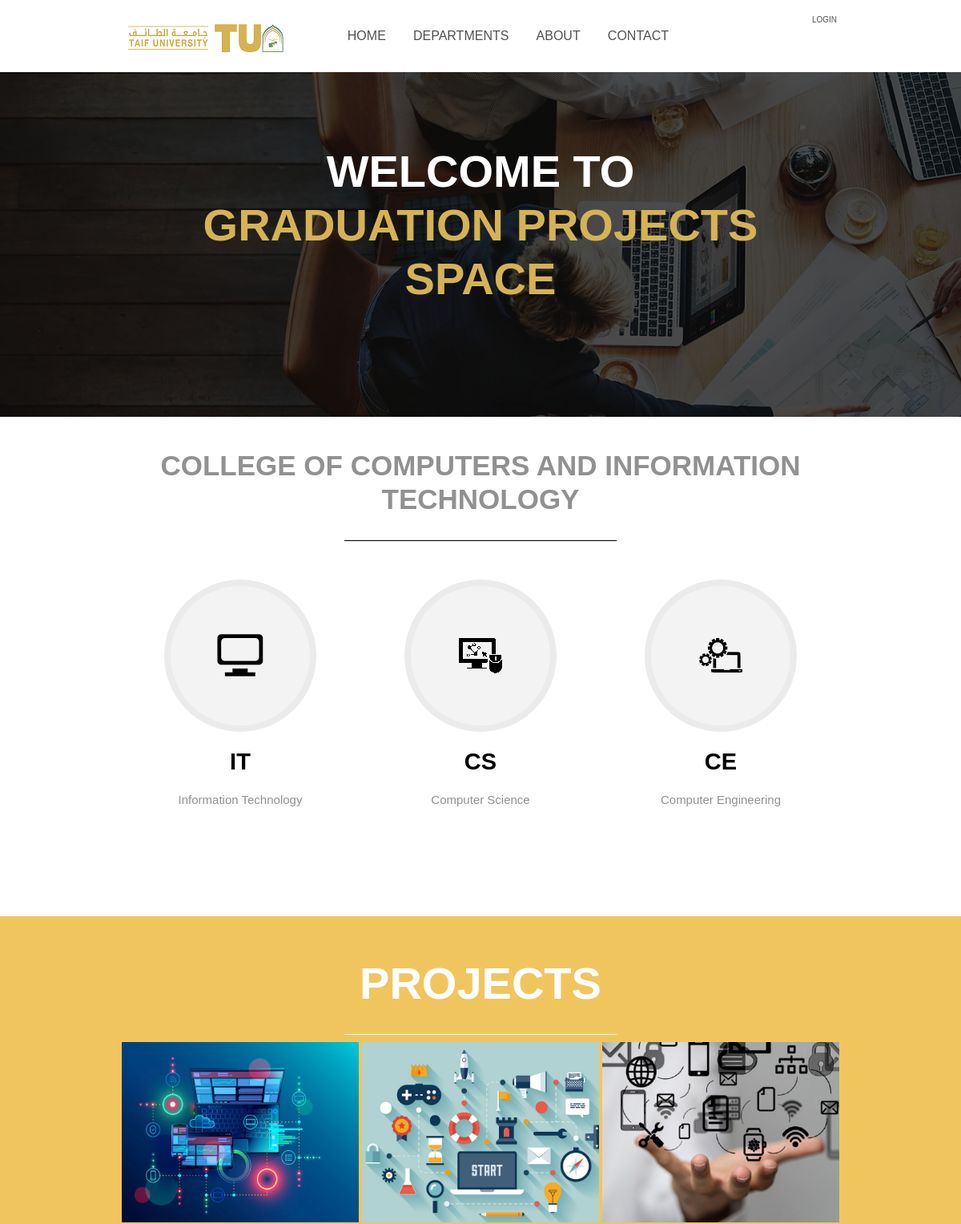
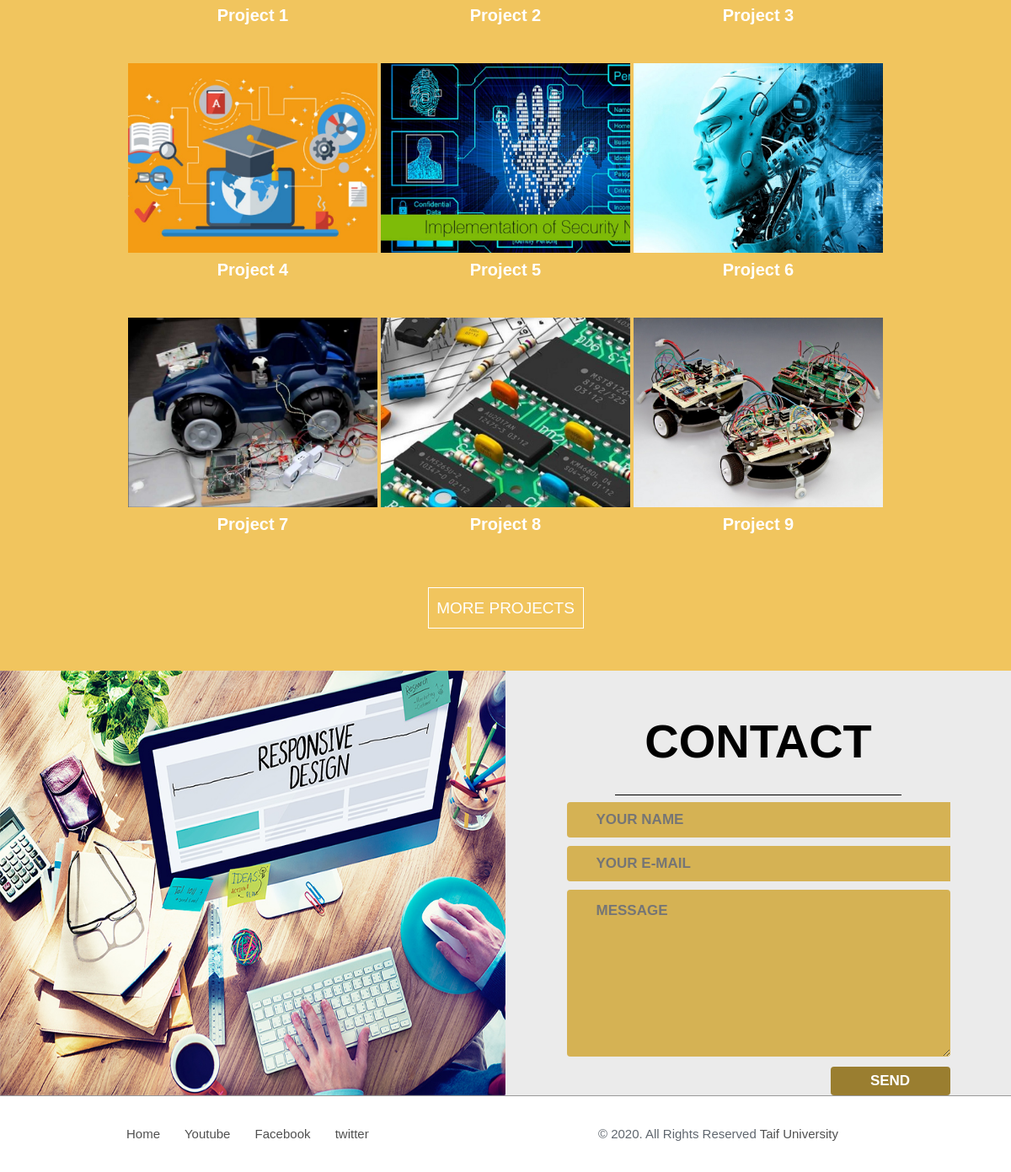
The page / on the database its author committed (2 pictures, top to bottom).
### tables this page shows
CREATE TABLE `project` (
  `id` int(11) NOT NULL,
  `department_id` int(11) NOT NULL,
  `name` varchar(100) NOT NULL,
  `supervisor` varchar(100) NOT NULL,
  `description` varchar(1000) DEFAULT NULL,
  `image` varchar(255) DEFAULT NULL,
  `file` varchar(255) DEFAULT NULL
);

### include/dbsettings.php (called while the page is built, shortened)
<?php
$dbname="graduation_projects_space";
?>

### include/db_conn.php (called while the page is built, shortened)
<?php
include_once 'dbsettings.php';
$conn=false;
$message = "";
function executeQuery($query) {
	global $conn;
	$result = mysqli_query($conn, $query);
	if(!$result)
		$message = "Error while executing query.<br/>Mysql Error: " . mysqli_error($conn);
	else
		return $result;
}
?>

### index.php (the view, shortened to what this page needs)
<?php include "include/header.php" ?>
<?php include_once('include/db_conn.php'); ?>
		<section class="page-header" id="home">
			<div class="opacity"></div>
				<div class="content">
					<div class="text">
						<h1>Welcome to<br/>
						<span>Graduation Projects Space</span></h1>
					</div>
			</div>
		</section>
		<section class="departments" id="departments">
			<h2 class="title">College of Computers and Information Technology</h2>
			<hr/>
			<div class="column-one" onclick="window.location.href='projects.php?d=1'">
				<div class="circle-one"></div>
					<h2>IT</h2>
					<p>Information Technology</p>
			</div>
			<div class="column-two" onclick="window.location.href='projects.php?d=2'">
				<div class="circle-two"></div>
					<h2>CS</h2>
					<p>Computer Science</p>
			</div>
			<div class="column-three" onclick="window.location.href='projects.php?d=3'">
				<div class="circle-three"></div>
				<h2>CE</h2>
				<p>Computer Engineering</p>
			</div>
		</section>
	<section class="projects" id="projects">
    <div class="projects-margin">
      <h1>projects</h1>
      <hr/>
		<?php
			$result = executeQuery("select * from project;");
		?>
		<ul class="grid">
		<?php while ($result && $r = mysqli_fetch_array($result)) {?>
		 <li>
            <a href="project_details.php?id=<?php echo $r['id']; ?>">
              <img src="<?php echo $r['image']; ?>" alt="<?php echo $r['name']; ?>" />
                <div class="text">
                  <p><?php echo $r['name']; ?></p>
              </div>
            </a>
          </li>
		<?php } ?>
        </ul>
		<a href="projects.php"><div class="read-more">more projects</div></a>
   </div>
   </section>
	<section class="form_content" id="contact">
		<img src="img/background/contact.jpg"/>
		<div class="content">
			<h1>contact</h1>
			<hr/>
			<div class="form">
				<form action="#" method="post" enctype="text/plain">
					<input name="your-name" id="your-name" placeholder="YOUR NAME" />
					<input name="your-email" id="your-email" placeholder="YOUR E-MAIL" />
					<textarea id="message" name="message" placeholder="MESSAGE"></textarea>
					<a href="#">
						<div class="button">
							<span>SEND</span>
						</div>
					</a>
				</form>
			</div>
		</div>
	</section>
<?php include "include/footer.php" ?>

### include/header.php (shortened to what this page needs)
<!DOCTYPE html>
<html>
<head>
	<link rel="stylesheet" href="./css/style.css" type="text/css" />
</head>
<body>
	<div class="container">
		<section class="menu">
			<div class="menu-content">
			<div class="logo">
				<a href="#"><img src="img/logos/logo-dark.png"/></a>
			</div>
				<ul class="user_menu">
					<?php if (isset($user_name) && $user_name == 'Admin') { ?>
						<li><a href="admin_page.php">ADMIN</a></li>
						<li><a href="add_project.php">ADD PROJECT</a></li>
						<li><a href="index.php">LOGOUT</a></li>
					<?php } else { ?>
						<li><a href="login.php">LOGIN</a></li>
					<?php } ?>
				</ul>
				<ul id="menu">
					<li><a href="index.php">HOME</a></li>
					<li><a href="departments.php">DEPARTMENTS</a></li>
					<li><a href="about.php">ABOUT</a></li>
					<li><a href="contact.php">CONTACT</a></li>
				</ul>
			</div>
		</section>

### include/footer.php (shortened to what this page needs)
	<section class="footer">
		<div class="margin">
			<div class="menu-footer">
				<a href="index.html">Home</a>
				<a href="www.youtube.com/user/TaifUniversity">Youtube</a>
				<a href="www.facebook.com/Taif-University-113898538651201/">Facebook</a>
				<a href="twitter.com/TaifUniversity">twitter</a>
			</div>
			<div class="copyright">© <script type="text/javascript">document.write( new Date().getFullYear() );</script>. All Rights Reserved <a href="www.tu.edu.sa"> Taif University </a></div>
		</div>
	</section>
	</div>
</body>
</html>

### rows shown on the page
project: image (picture), name "Project 1"
project: image (picture), name "Project 2"
project: image (picture), name "Project 3"
project: image (picture), name "Project 4"
project: image (picture), name "Project 5"
project: image (picture), name "Project 6"
project: image (picture), name "Project 7"
project: image (picture), name "Project 8"
project: image (picture), name "Project 9"
